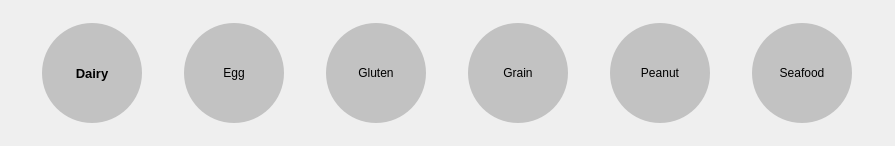
             <widget class="QWidget" name="scrollAreaWidgetContents_4">
              <property name="geometry">
               <rect>
                <x>0</x>
                <y>0</y>
                <width>895</width>
                <height>146</height>
               </rect>
              </property>
              <layout class="QHBoxLayout" name="horizontalLayout_4">
               <property name="spacing">
                <number>0</number>
               </property>
               <property name="leftMargin">
                <number>0</number>
               </property>
               <property name="topMargin">
                <number>0</number>
               </property>
               <property name="rightMargin">
                <number>0</number>
               </property>
               <property name="bottomMargin">
                <number>0</number>
               </property>
               <item>
                <widget class="QPushButton" name="pushButton_28">
                 <property name="minimumSize">
                  <size>
                   <width>100</width>
                   <height>100</height>
                  </size>
                 </property>
                 <property name="maximumSize">
                  <size>
                   <width>100</width>
                   <height>100</height>
                  </size>
                 </property>
                 <property name="font">
                  <font>
                   <pointsize>10</pointsize>
                   <weight>75</weight>
                   <bold>true</bold>
                  </font>
                 </property>
                 <property name="styleSheet">
                  <string notr="true">background-color: rgb(194, 194, 194);
border-top-left-radius: 50px;
border-top-right-radius: 50px;
border-bottom-left-radius: 50px;
border-bottom-right-radius: 50px;</string>
                 </property>
                 <property name="text">
                  <string>Dairy</string>
                 </property>
                </widget>
               </item>
               <item>
                <widget class="QPushButton" name="pushButton_29">
                 <property name="minimumSize">
                  <size>
                   <width>100</width>
                   <height>100</height>
                  </size>
                 </property>
                 <property name="maximumSize">
                  <size>
                   <width>100</width>
                   <height>100</height>
                  </size>
                 </property>
                 <property name="styleSheet">
                  <string notr="true">background-color: rgb(194, 194, 194);
border-top-left-radius: 50px;
border-top-right-radius: 50px;
border-bottom-left-radius: 50px;
border-bottom-right-radius: 50px;</string>
                 </property>
                 <property name="text">
                  <string>Egg</string>
                 </property>
                </widget>
               </item>
               <item>
                <widget class="QPushButton" name="pushButton_30">
                 <property name="minimumSize">
                  <size>
                   <width>100</width>
                   <height>100</height>
                  </size>
                 </property>
                 <property name="maximumSize">
                  <size>
                   <width>100</width>
                   <height>100</height>
                  </size>
                 </property>
                 <property name="styleSheet">
                  <string notr="true">background-color: rgb(194, 194, 194);
border-top-left-radius: 50px;
border-top-right-radius: 50px;
border-bottom-left-radius: 50px;
border-bottom-right-radius: 50px;</string>
                 </property>
                 <property name="text">
                  <string>Gluten</string>
                 </property>
                </widget>
               </item>
               <item>
                <widget class="QPushButton" name="pushButton_31">
                 <property name="minimumSize">
                  <size>
                   <width>100</width>
                   <height>100</height>
                  </size>
                 </property>
                 <property name="maximumSize">
                  <size>
                   <width>100</width>
                   <height>100</height>
                  </size>
                 </property>
                 <property name="styleSheet">
                  <string notr="true">background-color: rgb(194, 194, 194);
border-top-left-radius: 50px;
border-top-right-radius: 50px;
border-bottom-left-radius: 50px;
border-bottom-right-radius: 50px;</string>
                 </property>
                 <property name="text">
                  <string>Grain</string>
                 </property>
                </widget>
               </item>
               <item>
                <widget class="QPushButton" name="pushButton_32">
                 <property name="minimumSize">
                  <size>
                   <width>100</width>
                   <height>100</height>
                  </size>
                 </property>
                 <property name="maximumSize">
                  <size>
                   <width>100</width>
                   <height>100</height>
                  </size>
                 </property>
                 <property name="styleSheet">
                  <string notr="true">background-color: rgb(194, 194, 194);
border-top-left-radius: 50px;
border-top-right-radius: 50px;
border-bottom-left-radius: 50px;
border-bottom-right-radius: 50px;</string>
                 </property>
                 <property name="text">
                  <string>Peanut</string>
                 </property>
                </widget>
               </item>
               <item>
                <widget class="QPushButton" name="pushButton_33">
                 <property name="minimumSize">
                  <size>
                   <width>100</width>
                   <height>100</height>
                  </size>
                 </property>
                 <property name="maximumSize">
                  <size>
                   <width>100</width>
                   <height>100</height>
                  </size>
                 </property>
                 <property name="styleSheet">
                  <string notr="true">background-color: rgb(194, 194, 194);
border-top-left-radius: 50px;
border-top-right-radius: 50px;
border-bottom-left-radius: 50px;
border-bottom-right-radius: 50px;</string>
                 </property>
                 <property name="text">
                  <string>Seafood</string>
                 </property>
                </widget>
               </item>
              </layout>
             </widget>
